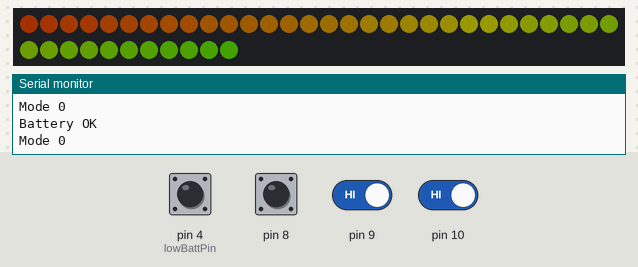
The sketch below on a simulated Arduino Uno, built with avr-gcc and run on an emulated ATmega328P. On the bench: 41 RGB LEDs in strip order, left to right, continuing on the next row, the last lines printed to the serial monitor. Inputs (shaded band) come from the test bench; at power-on: pin 4 (lowBattPin), pin 8–10 HIGH. Dim RGB values are drawn brighter than linear.

Above: at 12.3 s.
12.4 s: pin 9 driven LOW and pin 10 driven LOW
At 12.84 s:
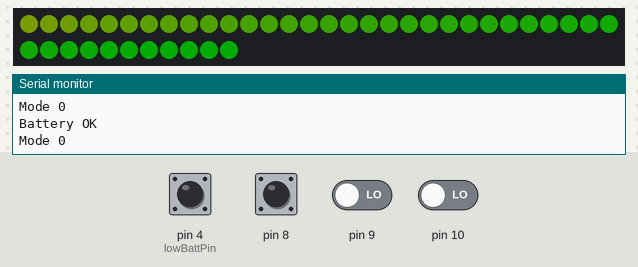
At 18.6 s:
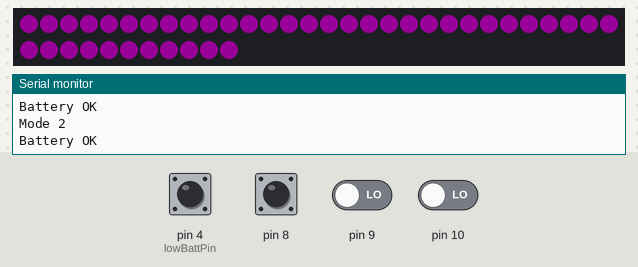
18.9 s: pin 8 pulled LOW for 3 s
At 19.07 s:
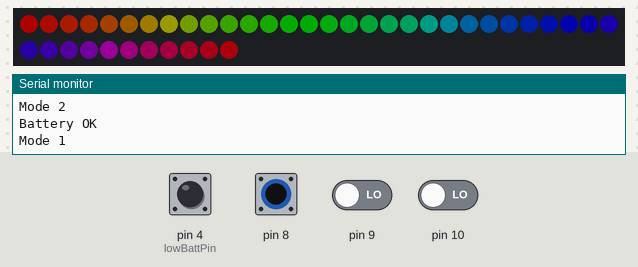

The sketch:

rainbows.ino
```cpp
#include <Adafruit_NeoPixel.h>

//small or large
//#define NEOCOUNT 25
#define NEOCOUNT 41

Adafruit_NeoPixel strip = Adafruit_NeoPixel(NEOCOUNT, 2, NEO_GRB + NEO_KHZ800);

int lowBattPin = 4;
int mode = 0;

void setup() {
  strip.begin();
  strip.setBrightness(50);
  strip.show();

  pinMode(lowBattPin, INPUT_PULLUP);

  pinMode(8, INPUT_PULLUP);
  pinMode(9, INPUT_PULLUP);
  pinMode(10, INPUT_PULLUP);

  Serial.begin(9600);
}

void loop() {

  if(digitalRead(lowBattPin) == LOW){
    strip.setBrightness(5);
    Serial.println("Low Battery");
    mode = 4;
  }else{
    strip.setBrightness(50);
    Serial.println("Battery OK");
    if (digitalRead (8) == LOW){
      mode = 1;
      Serial.println("Mode 1");
    }else if (digitalRead (9) == LOW){
      mode = 2;
      Serial.println("Mode 2");
    }else if (digitalRead (10) == LOW){
      mode = 3;
      Serial.println("Mode 3");
    }else{
      mode = 0;
      Serial.println("Mode 0");
    }
  }

  switch (mode){
    case 0:
      rainbow(20);
      break;
    case 1:
      rainbowCycle(20);
      break;
    case 2:
      for(int i=0; i<strip.numPixels(); i++) {
        strip.setPixelColor(i, 255/2, 0, 255/2);
      }
      strip.show();
      break;
    case 3:
      for(int i=0; i<strip.numPixels(); i++) {
        strip.setPixelColor(i, 255, 255, 255);
        strip.setBrightness(100);
      }
      strip.show();
      break;
    case 4:
      for(int i=0; i<strip.numPixels(); i++) {
        strip.setPixelColor(i, 255, 0, 0);
      }
      strip.show();
      break;
  }


}


void rainbow(uint8_t wait) {
  uint16_t i, j;

  for(j=0; j<256; j++) {
    for(i=0; i<strip.numPixels(); i++) {
      strip.setPixelColor(i, Wheel((i+j) & 255));
    }
    strip.show();
    delay(wait);
  }
}

// Slightly different, this makes the rainbow equally distributed throughout
void rainbowCycle(uint8_t wait) {
  uint16_t i, j;

  for(j=0; j<256*5; j++) { // 5 cycles of all colors on wheel
    for(i=0; i< strip.numPixels(); i++) {
      strip.setPixelColor(i, Wheel(((i * 256 / strip.numPixels()) + j) & 255));
    }
    strip.show();
    delay(wait);
  }
}


uint32_t Wheel(byte WheelPos) {
  WheelPos = 255 - WheelPos;
  if(WheelPos < 85) {
    return strip.Color(255 - WheelPos * 3, 0, WheelPos * 3);
  }
  if(WheelPos < 170) {
    WheelPos -= 85;
    return strip.Color(0, WheelPos * 3, 255 - WheelPos * 3);
  }
  WheelPos -= 170;
  return strip.Color(WheelPos * 3, 255 - WheelPos * 3, 0);
}
```

Measured:
- after the input at 12.4 s, the LEDs: first differ from a run without the input after 5.0 s (image 2)
- after the input at 18.9 s, the LEDs: change at once (image 3)
